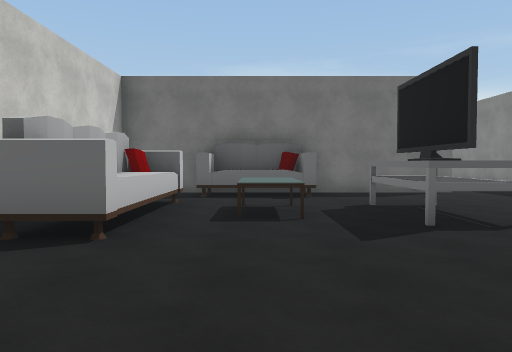
[1] (above)

16 first-person views from a walk through a 3-D level made in the Unity game engine. The camera is 1.5 m above the floor, tilts 2° down and sees 70° across. The floor is counted in squares, 2 m on a side. Each view is taken from the middle of a square. On the plan, view 1 faces up. The plan holds only what a view shows up to about 11 squares ahead; the rest is blank. The place goes on beyond the plan. The player character is not drawn. Some surface patterns are stand-ins.

[2]
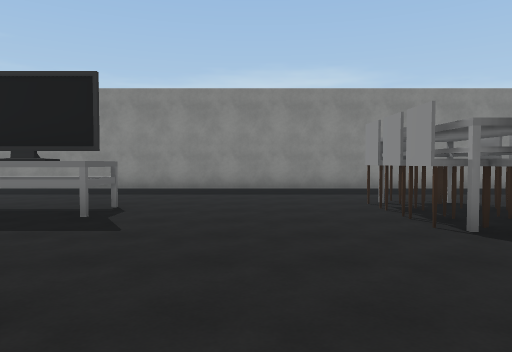

[3]
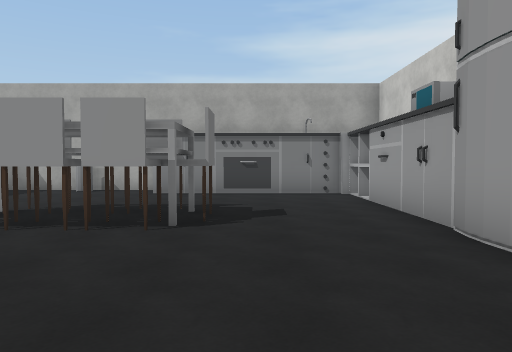

[4]
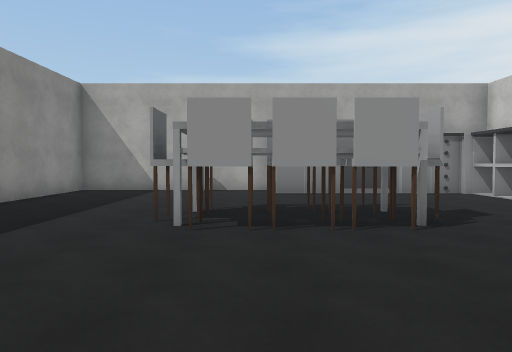

[5]
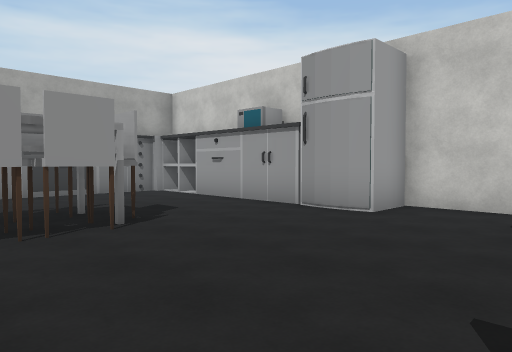

[6]
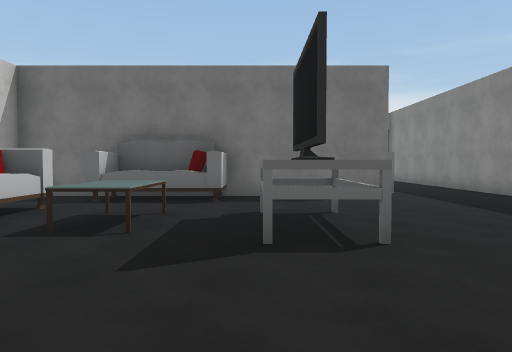

[7]
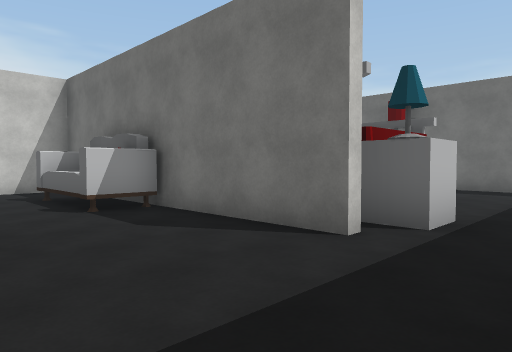

[8]
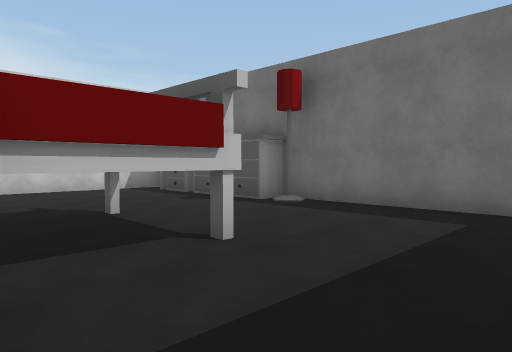

[9]
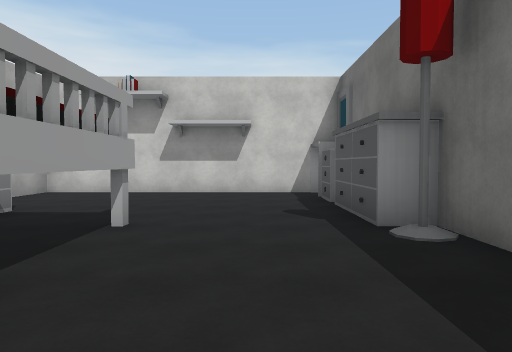

[10]
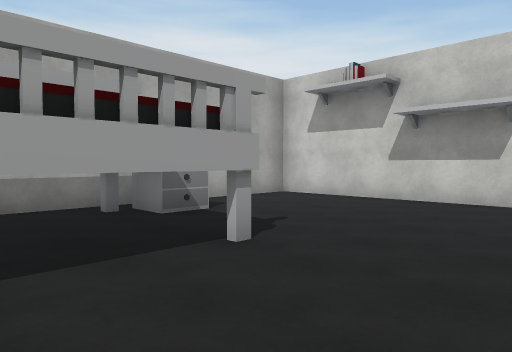

[11]
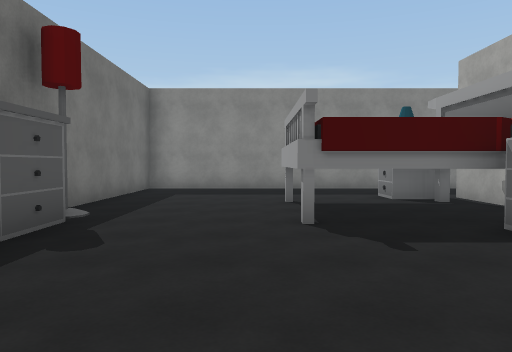

[12]
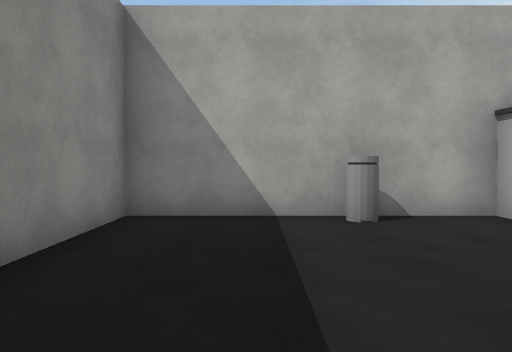

[13]
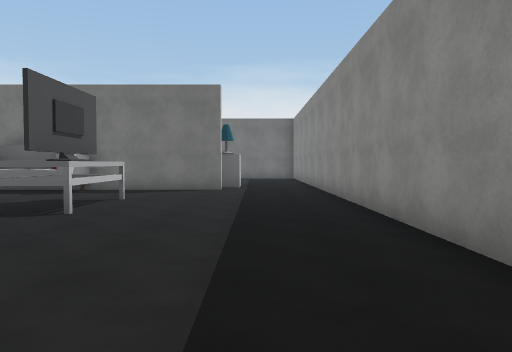

[14]
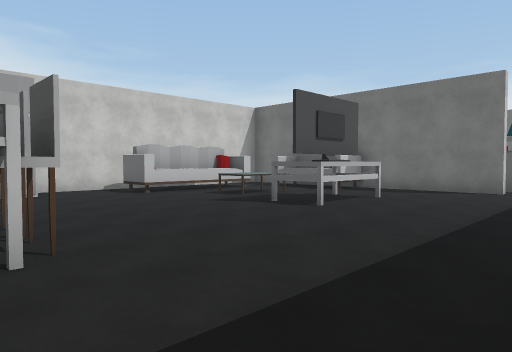

[15]
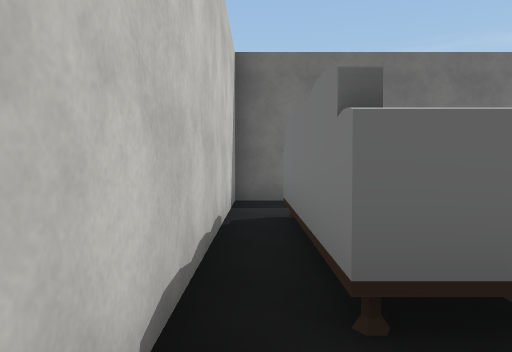

[16]
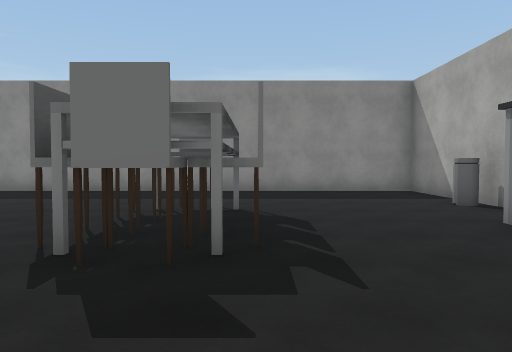

### Floor plan
Points are (right, up) in squares from view 1. A wall is a line through its corners. A room is listed if a view was taken in it or the views show most of it. See-through windows are left out.
Room 1 (views 1, 2, 3, 4, 5, 6, 7, 12, 13, 14, 15, 16)
walls: (1, -1.8) (1, -0.2); (-2.3, -0.6) (-2.3, -5.1) (2.6, -5.1); (-2.9, -4.1) (-2.2, -4.1); (5.1, 9.3) (1.5, 9.3); (-1.5, 9.3) (-3.4, 9.3) (-3.4, 1.2); (3.5, -6.2) (7.9, -6.2) (7.9, 9.5)
ways out: opening at (6.5, 9) to room 2; opening at (3, -6)
objects: fridge (-3, 0) to (-2, 1); other object (-2, 4) to (-2, 7); sofa (-1, 8) to (1, 9); table (0, 5) to (0, 6); chair (1, -1); chair (2, -2); chair (2, 0); other object (2, 5) to (2, 6); chair (3, -2); chair (3, 0); other object (3, 5) to (3, 6); chair (4, -1); bin (5, -6)
Room 2 (views 8, 9, 10, 11)
walls: (1.5, 9.6) (5, 9.6); (-3.4, 16.5) (-3.4, 9.6) (-1.4, 9.6); (7.9, 9.5) (7.9, 17.2) (2.5, 17.2)
ways out: opening at (6.5, 9) to room 1
objects: mirror (-3, 17); drawers (-2, 17) to (-1, 17); other object (0, 17) to (1, 17); drawers (1, 11); other object (2, 11) to (4, 13); lamp (2, 17); drawers (5, 11)

Positions as (right, up) in squares from view 1, and headings:
1: (0, 0), facing up
2: (-3, 2), facing right
3: (0, 4), facing down
4: (3, 4), facing down
5: (3, 4), facing down-left
6: (2, 1), facing up
7: (7, 6), facing up-left
8: (7, 11), facing up-left
9: (6, 15), facing left
10: (4, 16), facing down-left
11: (-3, 14), facing right
12: (6, -1), facing down
13: (6, -1), facing up
14: (7, -1), facing up-left
15: (-3, 2), facing up
16: (-2, -2), facing right
